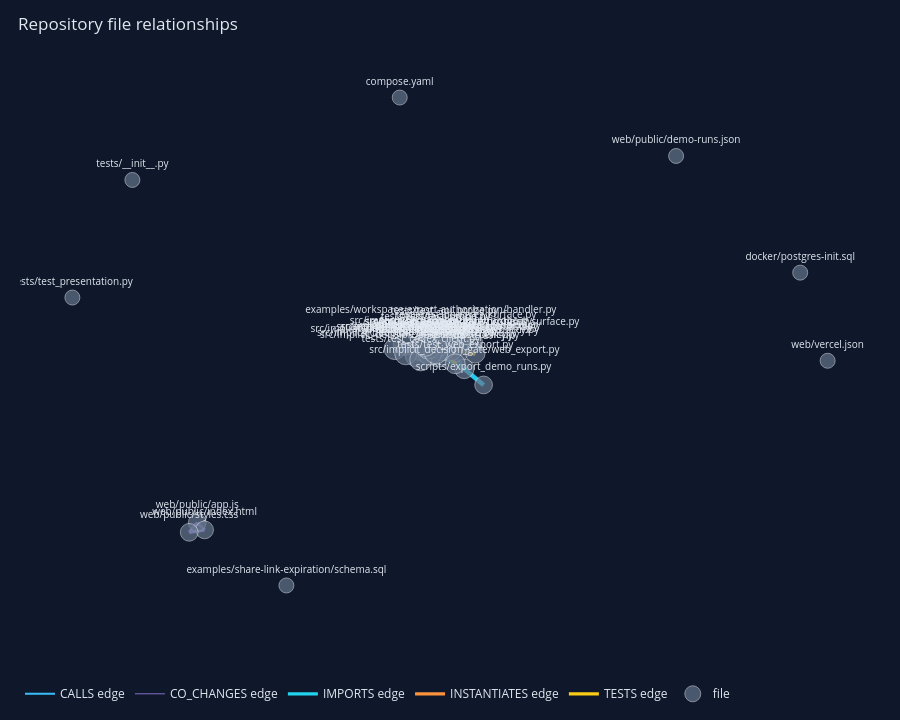

The notebook cell this image was saved under:
### Markdown cell above
## Explore repository relationships

The overview aggregates symbol relationships at file level. Plotly's MIME renderer keeps the saved notebook portable and interactive without an iframe or an absolute artifact URL.

### Code cell
overview_figure = repository_overview_figure(knowledge)
display_graph(overview_figure, width=1340, height=720)

### Figure 1 — Plotly figure (JSON) as saved in the notebook; plotly's stock layout.template omitted (floating-point values rounded to 4 significant figures; data arrays with more than 128 entries replaced by an {"elided": "..."} marker saying what was removed)
{"data": [{"hoverinfo": "skip", "legendgroup": "edge:CALLS", "line": {"color": "#38bdf8", "width": 2.0}, "mode": "lines", "name": "CALLS edge", "showlegend": true, "type": "scatter", "x": [0.08433, 0.0224, null], "y": [0.01916, 0.001986, null]}, {"hoverinfo": "skip", "legendgroup": "edge:CALLS", "line": {"color": "#38bdf8", "width": 3.25}, "mode": "lines", "name": "CALLS edge", "showlegend": false, "type": "scatter", "x": [0.08433, 0.04539, null, -0.007385, 0.06438, null, 0.0408, 0.0829, null, 0.0224, -0.04612, null, 0.05492, 0.0829, null, 0.02778, 0.0408, null, 0.02778, 0.0829, null, 0.02778, 0.05492, null, 0.02778, 0.04539, null, 0.009283, 0.04539, null, 0.02772, 0.02778, null, 0.009452, 0.04539, null, 0.001766, 0.04539, null], "y": [0.01916, 0.005953, null, 0.003673, 0.006362, null, 0.02723, -0.002973, null, 0.001986, -0.0142, null, 0.02462, -0.002973, null, 0.01642, 0.02723, null, 0.01642, -0.002973, null, 0.01642, 0.02462, null, 0.01642, 0.005953, null, 0.02873, 0.005953, null, 0.04483, 0.01642, null, 0.01235, 0.005953, null, 0.02155, 0.005953, null]}, {"hoverinfo": "skip", "legendgroup": "edge:CALLS", "line": {"color": "#38bdf8", "width": 4.5}, "mode": "lines", "name": "CALLS edge", "showlegend": false, "type": "scatter", "x": [0.08433, 0.118, null, 0.1468, 0.09897, null, 0.002739, 0.0224, null, 0.002739, 0.04539, null, 0.03628, 0.06438, null, 0.0224, -0.007385, null, 0.0224, 0.03628, null, 0.0224, 0.0829, null, 0.0224, 0.06438, null, 0.05492, 0.118, null, 0.009452, 0.05374, null, 0.02858, 0.02778, null, 0.1034, 0.118, null, 0.1034, 0.05374, null], "y": [0.01916, 0.02969, null, -0.1336, -0.07224, null, -0.002066, 0.001986, null, -0.002066, 0.005953, null, -0.01783, 0.006362, null, 0.001986, 0.003673, null, 0.001986, -0.01783, null, 0.001986, -0.002973, null, 0.001986, 0.006362, null, 0.02462, 0.02969, null, 0.01235, 0.04748, null, -0.006811, 0.01642, null, 0.05967, 0.02969, null, 0.05967, 0.04748, null]}, {"hoverinfo": "skip", "legendgroup": "edge:CO_CHANGES", "line": {"color": "#a78bfa", "width": 0.75}, "mode": "lines", "name": "CO_CHANGES edge", "showlegend": true, "type": "scatter", "x": {"elided": "450 float values"}, "y": {"elided": "450 float values"}}, {"hoverinfo": "skip", "legendgroup": "edge:CO_CHANGES", "line": {"color": "#a78bfa", "width": 2.0}, "mode": "lines", "name": "CO_CHANGES edge", "showlegend": false, "type": "scatter", "x": {"elided": "162 float values"}, "y": {"elided": "162 float values"}}, {"hoverinfo": "skip", "legendgroup": "edge:CO_CHANGES", "line": {"color": "#a78bfa", "width": 3.25}, "mode": "lines", "name": "CO_CHANGES edge", "showlegend": false, "type": "scatter", "x": [-0.007385, 0.01343, null, -0.01942, -0.008993, null, 0.03628, 0.0224, null, 0.03628, 0.02858, null, 0.0224, 0.02858, null, -0.5633, -0.5451, null, -0.5633, -0.5833, null, -0.5451, -0.5833, null], "y": [0.003673, -0.01271, null, -0.02073, -0.03743, null, -0.01783, 0.001986, null, -0.01783, -0.006811, null, 0.001986, -0.006811, null, -0.6606, -0.6881, null, -0.6606, -0.6974, null, -0.6881, -0.6974, null]}, {"hoverinfo": "skip", "legendgroup": "edge:IMPORTS", "line": {"color": "#22d3ee", "width": 3.25}, "mode": "lines", "name": "IMPORTS edge", "showlegend": true, "type": "scatter", "x": {"elided": "318 float values"}, "y": {"elided": "318 float values"}}, {"hoverinfo": "skip", "legendgroup": "edge:INSTANTIATES", "line": {"color": "#fb923c", "width": 3.25}, "mode": "lines", "name": "INSTANTIATES edge", "showlegend": true, "type": "scatter", "x": [0.08433, 0.03628, null, 0.08433, 0.0224, null, 0.002739, -0.01942, null, 0.002739, 0.03628, null, -0.01942, 0.03628, null, 0.0224, -0.007385, null, 0.0224, -0.04612, null, 0.118, 0.06438, null, 0.04539, 0.0829, null, 0.02778, 0.05492, null, 0.009283, 0.0408, null, 0.009283, 0.05492, null, 0.02772, 0.03628, null, 0.02772, 0.0224, null, 0.009452, 0.0408, null, 0.009452, 0.0224, null, 0.1034, 0.118, null, 0.001766, 0.0408, null, 0.001766, 0.03628, null, 0.001766, 0.05492, null, 0.07655, 0.06438, null], "y": [0.01916, -0.01783, null, 0.01916, 0.001986, null, -0.002066, -0.02073, null, -0.002066, -0.01783, null, -0.02073, -0.01783, null, 0.001986, 0.003673, null, 0.001986, -0.0142, null, 0.02969, 0.006362, null, 0.005953, -0.002973, null, 0.01642, 0.02462, null, 0.02873, 0.02723, null, 0.02873, 0.02462, null, 0.04483, -0.01783, null, 0.04483, 0.001986, null, 0.01235, 0.02723, null, 0.01235, 0.001986, null, 0.05967, 0.02969, null, 0.02155, 0.02723, null, 0.02155, -0.01783, null, 0.02155, 0.02462, null, -0.05263, 0.006362, null]}, {"hoverinfo": "skip", "legendgroup": "edge:INSTANTIATES", "line": {"color": "#fb923c", "width": 4.5}, "mode": "lines", "name": "INSTANTIATES edge", "showlegend": false, "type": "scatter", "x": [0.08433, 0.0408, null, 0.08433, 0.05492, null, 0.0408, 0.06438, null, 0.002739, 0.0408, null, 0.002739, 0.0224, null, 0.002739, 0.05492, null, -0.01942, -0.007385, null, 0.0224, 0.03628, null, 0.0829, 0.06438, null, 0.05492, 0.06438, null, 0.04539, 0.06438, null, 0.02778, -0.007385, null, 0.02778, 0.0408, null, 0.02778, 0.03628, null, 0.02778, 0.06438, null, 0.04974, 0.0408, null, 0.01343, 0.03628, null, 0.01343, 0.02778, null, -0.008993, -0.01942, null, 0.02772, 0.02778, null, 0.009452, -0.01942, null, 0.009452, 0.05492, null, 0.02858, 0.03628, null, 0.02858, 0.0224, null, 0.02858, 0.06438, null, 0.1263, 0.0829, null, 0.1263, 0.06438, null, 0.05374, 0.05492, null], "y": [0.01916, 0.02723, null, 0.01916, 0.02462, null, 0.02723, 0.006362, null, -0.002066, 0.02723, null, -0.002066, 0.001986, null, -0.002066, 0.02462, null, -0.02073, 0.003673, null, 0.001986, -0.01783, null, -0.002973, 0.006362, null, 0.02462, 0.006362, null, 0.005953, 0.006362, null, 0.01642, 0.003673, null, 0.01642, 0.02723, null, 0.01642, -0.01783, null, 0.01642, 0.006362, null, 0.06833, 0.02723, null, -0.01271, -0.01783, null, -0.01271, 0.01642, null, -0.03743, -0.02073, null, 0.04483, 0.01642, null, 0.01235, -0.02073, null, 0.01235, 0.02462, null, -0.006811, -0.01783, null, -0.006811, 0.001986, null, -0.006811, 0.006362, null, -0.0125, -0.002973, null, -0.0125, 0.006362, null, 0.04748, 0.02462, null]}, {"hoverinfo": "skip", "legendgroup": "edge:INSTANTIATES", "line": {"color": "#fb923c", "width": 5.75}, "mode": "lines", "name": "INSTANTIATES edge", "showlegend": false, "type": "scatter", "x": [0.02858, 0.02778, null], "y": [-0.006811, 0.01642, null]}, {"hoverinfo": "skip", "legendgroup": "edge:TESTS", "line": {"color": "#facc15", "width": 3.25}, "mode": "lines", "name": "TESTS edge", "showlegend": true, "type": "scatter", "x": [0.04974, 0.0408, null, 0.02772, 0.0224, null, 0.009452, -0.007385, null, 0.009452, 0.0224, null, 0.1034, 0.118, null, 0.05374, 0.05492, null, 0.001766, -0.007385, null, 0.07655, 0.04539, null], "y": [0.06833, 0.02723, null, 0.04483, 0.001986, null, 0.01235, 0.003673, null, 0.01235, 0.001986, null, 0.05967, 0.02969, null, 0.04748, 0.02462, null, 0.02155, 0.003673, null, -0.05263, 0.005953, null]}, {"hoverinfo": "skip", "legendgroup": "edge:TESTS", "line": {"color": "#facc15", "width": 4.5}, "mode": "lines", "name": "TESTS edge", "showlegend": false, "type": "scatter", "x": [0.01343, 0.002739, null, 0.009283, -0.007385, null, 0.02858, 0.03628, null, 0.02858, 0.0224, null, 0.02858, 0.04539, null, 0.1263, 0.0829, null, 0.001766, 0.03628, null], "y": [-0.01271, -0.002066, null, 0.02873, 0.003673, null, -0.006811, -0.01783, null, -0.006811, 0.001986, null, -0.006811, 0.005953, null, -0.0125, -0.002973, null, 0.02155, -0.01783, null]}, {"hovertemplate": "%{hovertext}<extra></extra>", "hovertext": {"elided": "411 str values"}, "marker": {"color": "rgba(0,0,0,0.01)", "size": 12}, "mode": "markers", "name": "relationship details", "showlegend": false, "type": "scatter", "x": {"elided": "411 float values"}, "y": {"elided": "411 float values"}}, {"customdata": ["file:compose.yaml", "file:docker/postgres-init.sql", "file:examples/share-link-expiration/schema.sql", "file:examples/workspace-export-authorization/handler.py", "file:notebooks/walkthrough_helpers.py", "file:pyproject.toml", "file:scripts/export_demo_runs.py", "file:src/implicit_decision_gate/__init__.py", "file:src/implicit_decision_gate/agent.py", "file:src/implicit_decision_gate/api_probe.py", "file:src/implicit_decision_gate/cli.py", "file:src/implicit_decision_gate/codex_client.py", "file:src/implicit_decision_gate/gate.py", "file:src/implicit_decision_gate/orchestrator.py", "file:src/implicit_decision_gate/policy.py", "file:src/implicit_decision_gate/postgres_surface.py", "file:src/implicit_decision_gate/probe.py", "file:src/implicit_decision_gate/scenario.py", "file:src/implicit_decision_gate/scenarios.py", "file:src/implicit_decision_gate/web_export.py", "file:src/implicit_decision_gate/worktree.py", "file:tests/__init__.py", "file:tests/conftest.py", "file:tests/test_api_probe.py", "file:tests/test_cli.py", "file:tests/test_codex_client.py", "file:tests/test_context.py", "file:tests/test_evaluation.py", "file:tests/test_live.py", "file:tests/test_orchestrator.py", "file:tests/test_policy.py", "file:tests/test_postgres_surface.py", "file:tests/test_presentation.py", "file:tests/test_probe.py", "file:tests/test_reviewer.py", "file:tests/test_web_export.py", "file:web/public/app.js", "file:web/public/demo-runs.json", "file:web/public/index.html", "file:web/public/styles.css", "file:web/vercel.json"], "hovertemplate": "%{hovertext}<extra></extra>", "hovertext": ["<b>compose</b><br>compose.yaml:1<br>kind: file<br>", "<b>docker.postgres-init</b><br>docker/postgres-init.sql:1<br>kind: file<br>", "<b>examples.share-link-expiration.schema</b><br>examples/share-link-expiration/schema.sql:1<br>kind: file<br>", "<b>examples.workspace-export-authorization.handler</b><br>examples/workspace-export-authorization/handler.py:1<br>kind: file<br>Baseline contract for workspace export creation.", "<b>notebooks.walkthrough_helpers</b><br>notebooks/walkthrough_helpers.py:1<br>kind: file<br>Execution and display helpers for the guided notebook.", "<b>pyproject</b><br>pyproject.toml:1<br>kind: file<br>", "<b>scripts.export_demo_runs</b><br>scripts/export_demo_runs.py:1<br>kind: file<br>Export persisted gate runs for presentation clients.", "<b>implicit_decision_gate</b><br>src/implicit_decision_gate/__init__.py:1<br>kind: file<br>Implicit Decision Gate.", "<b>implicit_decision_gate.agent</b><br>src/implicit_decision_gate/agent.py:1<br>kind: file<br>Purpose-specific coding and evidence-review model interfaces.", "<b>implicit_decision_gate.api_probe</b><br>src/implicit_decision_gate/api_probe.py:1<br>kind: file<br>Disposable execution and normalization for the authorization scenario.", "<b>implicit_decision_gate.cli</b><br>src/implicit_decision_gate/cli.py:1<br>kind: file<br>Command-line interface for implicit-decision-gate.", "<b>implicit_decision_gate.codex_client</b><br>src/implicit_decision_gate/codex_client.py:1<br>kind: file<br>Local Codex CLI adapter for one-shot structured model calls.", "<b>implicit_decision_gate.gate</b><br>src/implicit_decision_gate/gate.py:1<br>kind: file<br>Persisted run types and pure gate transitions.", "<b>implicit_decision_gate.orchestrator</b><br>src/implicit_decision_gate/orchestrator.py:1<br>kind: file<br>Run orchestration across model, worktree, observer, review, and gate components.", "<b>implicit_decision_gate.policy</b><br>src/implicit_decision_gate/policy.py:1<br>kind: file<br>Pure coverage-manifest and effect-policy evaluation.", "<b>implicit_decision_gate.postgres_surface</b><br>src/implicit_decision_gate/postgres_surface.py:1<br>kind: file<br>Normalized PostgreSQL structural effects from one small catalog surface.", "<b>implicit_decision_gate.probe</b><br>src/implicit_decision_gate/probe.py:1<br>kind: file<br>Disposable PostgreSQL migration execution and behavior normalization.", "<b>implicit_decision_gate.scenario</b><br>src/implicit_decision_gate/scenario.py:1<br>kind: file<br>Scenario-neutral policy, decision, and observation types.", "<b>implicit_decision_gate.scenarios</b><br>src/implicit_decision_gate/scenarios.py:1<br>kind: file<br>The two fixed demonstration scenarios.", "<b>implicit_decision_gate.web_export</b><br>src/implicit_decision_gate/web_export.py:1<br>kind: file<br>Stable presentation contract for exported gate run snapshots.", "<b>implicit_decision_gate.worktree</b><br>src/implicit_decision_gate/worktree.py:1<br>kind: file<br>Creation of clean detached Git worktrees.", "<b>tests</b><br>tests/__init__.py:1<br>kind: file<br>Implicit Decision Gate test suite.", "<b>tests.conftest</b><br>tests/conftest.py:1<br>kind: file<br>Shared fixtures for isolated repository orchestration tests.", "<b>tests.test_api_probe</b><br>tests/test_api_probe.py:1<br>kind: file<br>Deterministic authorization observer tests.", "<b>tests.test_cli</b><br>tests/test_cli.py:1<br>kind: file<br>Public CLI contract test.", "<b>tests.test_codex_client</b><br>tests/test_codex_client.py:1<br>kind: file<br>Local Codex CLI adapter tests.", "<b>tests.test_context</b><br>tests/test_context.py:1<br>kind: file<br>Coding-context isolation tests.", "<b>tests.test_evaluation</b><br>tests/test_evaluation.py:1<br>kind: file<br>Small deterministic adversarial matrix for the shared gate.", "<b>tests.test_live</b><br>tests/test_live.py:1<br>kind: file<br>Opt-in real-model and PostgreSQL end-to-end test.", "<b>tests.test_orchestrator</b><br>tests/test_orchestrator.py:1<br>kind: file<br>Durable gate behavior across isolated coding attempts.", "<b>tests.test_policy</b><br>tests/test_policy.py:1<br>kind: file<br>Effect-policy and coverage-manifest tests.", "<b>tests.test_postgres_surface</b><br>tests/test_postgres_surface.py:1<br>kind: file<br>Tests for the reusable PostgreSQL structural surface.", "<b>tests.test_presentation</b><br>tests/test_presentation.py:1<br>kind: file<br>", "<b>tests.test_probe</b><br>tests/test_probe.py:1<br>kind: file<br>PostgreSQL observation and integration tests.", "<b>tests.test_reviewer</b><br>tests/test_reviewer.py:1<br>kind: file<br>Evidence-review and quote-validation tests.", "<b>tests.test_web_export</b><br>tests/test_web_export.py:1<br>kind: file<br>", "<b>web.public.app</b><br>web/public/app.js:1<br>kind: file<br>", "<b>web.public.demo-runs</b><br>web/public/demo-runs.json:1<br>kind: file<br>", "<b>web.public.index</b><br>web/public/index.html:1<br>kind: file<br>", "<b>web.public.styles</b><br>web/public/styles.css:1<br>kind: file<br>", "<b>web.vercel</b><br>web/vercel.json:1<br>kind: file<br>"], "legendgroup": "node:file", "marker": {"color": ["#64748b", "#64748b", "#64748b", "#64748b", "#64748b", "#64748b", "#64748b", "#64748b", "#64748b", "#64748b", "#64748b", "#64748b", "#64748b", "#64748b", "#64748b", "#64748b", "#64748b", "#64748b", "#64748b", "#64748b", "#64748b", "#64748b", "#64748b", "#64748b", "#64748b", "#64748b", "#64748b", "#64748b", "#64748b", "#64748b", "#64748b", "#64748b", "#64748b", "#64748b", "#64748b", "#64748b", "#64748b", "#64748b", "#64748b", "#64748b", "#64748b"], "line": {"color": "#e2e8f0", "width": 0.75}, "size": [15.0, 15.0, 15.0, 22.23, 21.77, 21.77, 17.75, 21.41, 24.22, 24.34, 24.16, 22.84, 24.88, 24.88, 22.23, 21.21, 24.52, 24.73, 24.4, 19.48, 22.08, 15.0, 24.78, 22.73, 23.66, 22.08, 23.66, 23.42, 24.22, 24.09, 19.48, 20.49, 15.0, 23.24, 23.96, 19.86, 17.75, 15.0, 17.75, 17.75, 15.0]}, "mode": "markers+text", "name": "file", "text": ["compose.yaml", "docker/postgres-init.sql", "examples/share-link-expiration/schema.sql", "examples/workspace-export-authorization/handler.py", "notebooks/walkthrough_helpers.py", "pyproject.toml", "scripts/export_demo_runs.py", "src/implicit_decision_gate/__init__.py", "src/implicit_decision_gate/agent.py", "src/implicit_decision_gate/api_probe.py", "src/implicit_decision_gate/cli.py", "src/implicit_decision_gate/codex_client.py", "src/implicit_decision_gate/gate.py", "src/implicit_decision_gate/orchestrator.py", "src/implicit_decision_gate/policy.py", "src/implicit_decision_gate/postgres_surface.py", "src/implicit_decision_gate/probe.py", "src/implicit_decision_gate/scenario.py", "src/implicit_decision_gate/scenarios.py", "src/implicit_decision_gate/web_export.py", "src/implicit_decision_gate/worktree.py", "tests/__init__.py", "tests/conftest.py", "tests/test_api_probe.py", "tests/test_cli.py", "tests/test_codex_client.py", "tests/test_context.py", "tests/test_evaluation.py", "tests/test_live.py", "tests/test_orchestrator.py", "tests/test_policy.py", "tests/test_postgres_surface.py", "tests/test_presentation.py", "tests/test_probe.py", "tests/test_reviewer.py", "tests/test_web_export.py", "web/public/app.js", "web/public/demo-runs.json", "web/public/index.html", "web/public/styles.css", "web/vercel.json"], "textfont": {"color": "#e2e8f0", "size": 10}, "textposition": "top center", "type": "scatter", "x": [-0.06117, 0.932, -0.3422, 0.01605, 0.08433, -0.05005, 0.1468, -0.07342, -0.007385, 0.0408, 0.002739, -0.01942, 0.03628, 0.0224, 0.0829, 0.118, 0.05492, 0.06438, 0.04539, 0.09897, -0.04612, -0.7243, 0.02778, 0.04974, 0.01343, -0.008993, 0.009283, 0.02772, 0.009452, 0.02858, 0.1263, 0.1034, -0.873, 0.05374, 0.001766, 0.07655, -0.5633, 0.6242, -0.5451, -0.5833, 1.0], "y": [0.966, 0.296, -0.9008, 0.07406, 0.01916, 0.02144, -0.1336, 0.004467, 0.003673, 0.02723, -0.002066, -0.02073, -0.01783, 0.001986, -0.002973, 0.02969, 0.02462, 0.006362, 0.005953, -0.07224, -0.0142, 0.6506, 0.01642, 0.06833, -0.01271, -0.03743, 0.02873, 0.04483, 0.01235, -0.006811, -0.0125, 0.05967, 0.2008, 0.04748, 0.02155, -0.05263, -0.6606, 0.7423, -0.6881, -0.6974, -0.04114]}], "layout": {"dragmode": "pan", "font": {"color": "#e2e8f0"}, "height": 720, "hovermode": "closest", "legend": {"bgcolor": "rgba(15,23,42,0.75)", "orientation": "h"}, "margin": {"b": 20, "l": 20, "r": 20, "t": 60}, "paper_bgcolor": "#0f172a", "plot_bgcolor": "#0f172a", "title": {"text": "Repository file relationships", "x": 0.02}, "uirevision": "Repository file relationships", "xaxis": {"showgrid": false, "showticklabels": false, "zeroline": false}, "yaxis": {"showgrid": false, "showticklabels": false, "zeroline": false}}}
